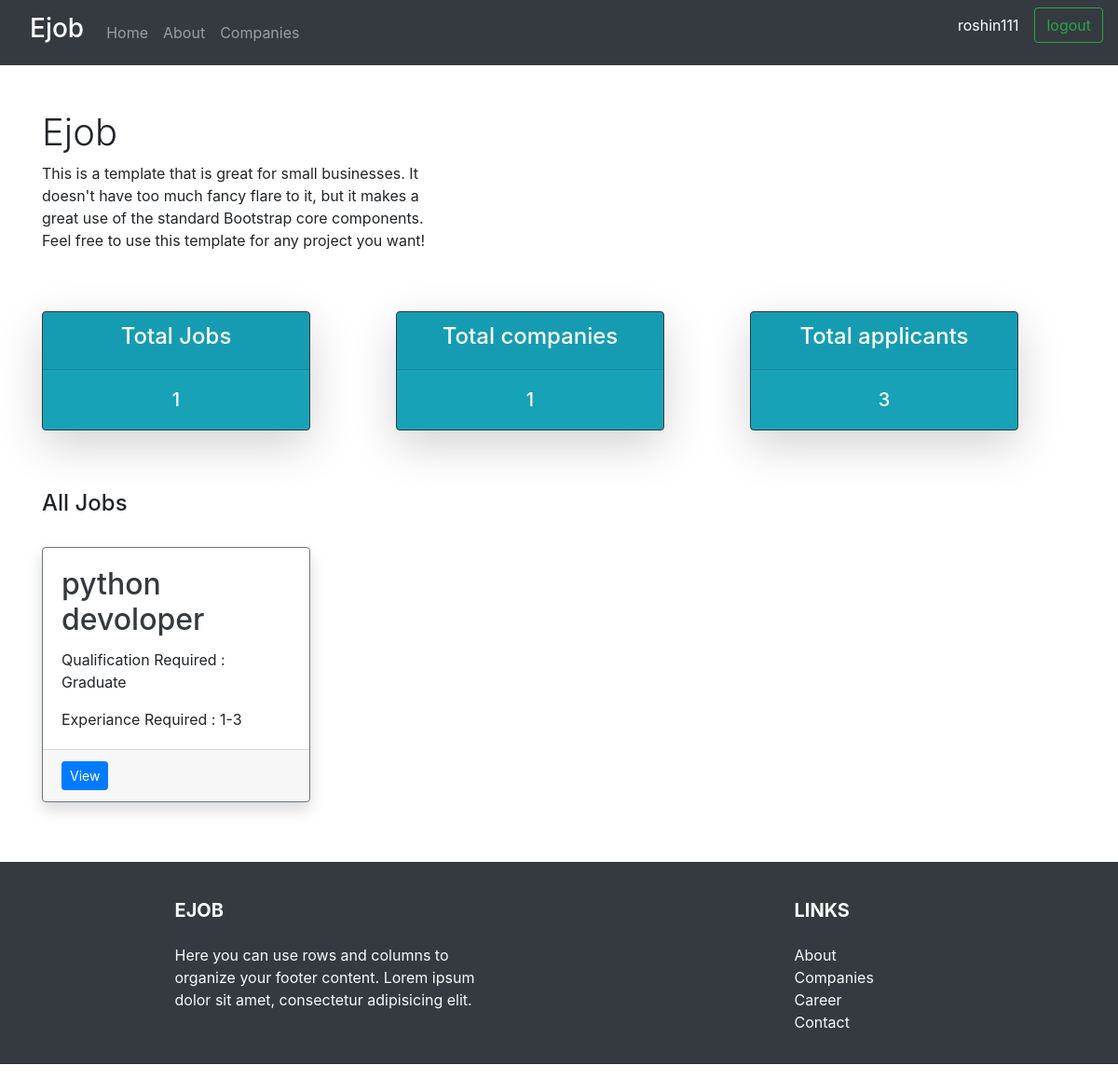
Screenshot of / (signed in) with the database file from the repository.
### jobs/models.py (models this page shows, shortened)
class Jobs(models.Model):
    QUALIFICATION = (
                    ('Under Graduate', 'Under Graduate'),
                    ('Graduate', 'Graduate'),
                    ('Post Graduate', 'Post Graduate')
    )
    EXPERIANCE = (
        ('Fresher', 'Fresher'),
        ('1-3', '1-3'),
        ('4-6', '4-6'),
        ('6-10', '6-10'),
        ('More than 10', 'More than 10')
    )
    companies = models.ForeignKey(
        Companies, null=True, on_delete=models.CASCADE)
    title = models.CharField(max_length=250, null=True)
    qualification = models.CharField(
        max_length=250, null=True, choices=QUALIFICATION)
    experiance = models.CharField(
        max_length=250, null=True, choices=EXPERIANCE)
    description = models.TextField(null=True)
    date_created = models.DateTimeField(auto_now_add=True, null=True)

### jobs/views.py (the view)
# urls.py: 2. Add a URL to urlpatterns:  path('', views.home, name='home')
def home(request):
    jobs = Jobs.objects.all().order_by('-id')
    totaljobs = jobs.count()
    companies = Companies.objects.all()
    totalcompanies = companies.count()
    applicants = Applicant.objects.all()
    totalapplicants = applicants.count()
    context = {
        'jobs': jobs,
        "totaljobs": totaljobs,
        "totalcompanies": totalcompanies,
        "totalapplicants": totalapplicants
    }
    return render(request, 'home.html', context)

### jobs/templates/home.html (shortened to what this page needs)
{% extends 'base.html' %} {% block content %}
<link
  rel="stylesheet"
  href="https://stackpath.bootstrapcdn.com/bootstrap/4.4.1/css/bootstrap.min.css"
/>
<div class="container">
  <div class="row align-items-center my-5">
    <div class="col-lg-5">
      <h1 class="font-weight-light"><strog>Ejob</strog></h1>
      <p>
        This is a template that is great for small businesses. It doesn't have
        too much fancy flare to it, but it makes a great use of the standard
        Bootstrap core components. Feel free to use this template for any
        project you want!
      </p>
    </div>
  </div>
  <div class="row">
    <div class="col-md-4 mb-5">
      <div
        class="card text-white bg-info mb-3 shadow-lg rounded border border-dark"
        style="max-width: 18rem;"
      >
        <div class="card-header text-center"><h4>Total Jobs</h4></div>
        <div class="card-body">
          <h5 class="card-text text-center">{{totaljobs}}</h5>
        </div>
      </div>
    </div>
    <div class="col-md-4 mb-5">
      <div
        class="card text-white bg-info mb-3 shadow-lg rounded border border-dark"
        style="max-width: 18rem;"
      >
        <div class="card-header text-center"><h4>Total companies</h4></div>
        <div class="card-body">
          <h5 class="card-text text-center">{{totalcompanies}}</h5>
        </div>
      </div>
    </div>
    <div class="col-md-4 mb-5">
      <div
        class="card text-white bg-info mb-3 shadow-lg rounded border border-dark"
        style="max-width: 18rem;"
      >
        <div class="card-header text-center"><h4>Total applicants</h4></div>
        <div class="card-body">
          <h5 class="card-text text-center">{{totalapplicants}}</h5>
        </div>
      </div>
    </div>
  </div>
  <div class="align-items-center"><h4>All Jobs</h4></div>
  <br />
  <div class="row">
    {% for i in jobs %}
    <div class="col-md-4 mb-5">
      <div
        class="card border-secondary mb-3 shadow bg-white rounded"
        style="max-width: 18rem;"
      >
        <div class="card-body">
          <h2 class="card-title">
            <a href="{% url 'jobs' i.id %}" class="text-dark">{{i.title}}</a>
          </h2>
          <p class="card-text">Qualification Required : {{i.qualification}}</p>
          <p class="card-text">Experiance Required : {{i.experiance}}</p>
        </div>
        <div class="card-footer">
          <a href="{% url 'jobs' i.id %}" class="btn btn-primary btn-sm"
            >View</a
          >
        </div>
      </div>
    </div>
    {% endfor %}
  </div>
</div>
{% endblock content %}

### jobs/templates/navbar.html (shortened to what this page needs)
<nav class="navbar navbar-expand-lg navbar-dark bg-dark">
	  <a class="navbar-brand ml-3" href="{% url 'home' %}"><h3>Ejob</h3></a>
	  <div class="collapse navbar-collapse" id="navbarTogglerDemo02">
	    <ul class="navbar-nav mr-auto mt-2 mt-lg-0">
	      <li class="nav-item">
	        <a class="nav-link" href="{% url 'home' %}">Home <span class="sr-only">(current)</span></a>
	      </li>
          <li class="nav-item">
	        <a class="nav-link" href="{% url 'about' %}">About <span class="sr-only">(current)</span></a>
	      </li>
		  <li class="nav-item">
	        <a class="nav-link" href="{% url 'companies' %}"> Companies <span class="sr-only">(current)</span></a>
	      </li>
	    </ul>
	    <ul class="navbar-nav">
			<li class="nav-item">
				<p class="btn btn-dark pr-3">{{user.username}}<span class="sr-only">(current)</span></p>
			</li>
			{% if user.is_authenticated %}
	    	<li class="nav-item">
	        <a class="btn btn-outline-success mr-sm-" href="{% url 'applicant-logout' %}">logout<span class="sr-only">(current)</span></a>
			</li>
			{% else %}
			<li class="nav-item">
				<a class="btn btn-outline-success mr-sm-4" href="{% url 'applicant-login' %}">Login/Signup<span class="sr-only">(current)</span></a>
			</li>
			{% endif %}
	     </ul>
	  </div>
	</nav>
	<div>

### rows the page displays
Jobs: title "python devoloper", qualification "Graduate", experiance "1-3"

### other values shown
{{ user.username }} "roshin111"
{{ totaljobs }} "1"
{{ totalcompanies }} "1"
{{ totalapplicants }} "3"
